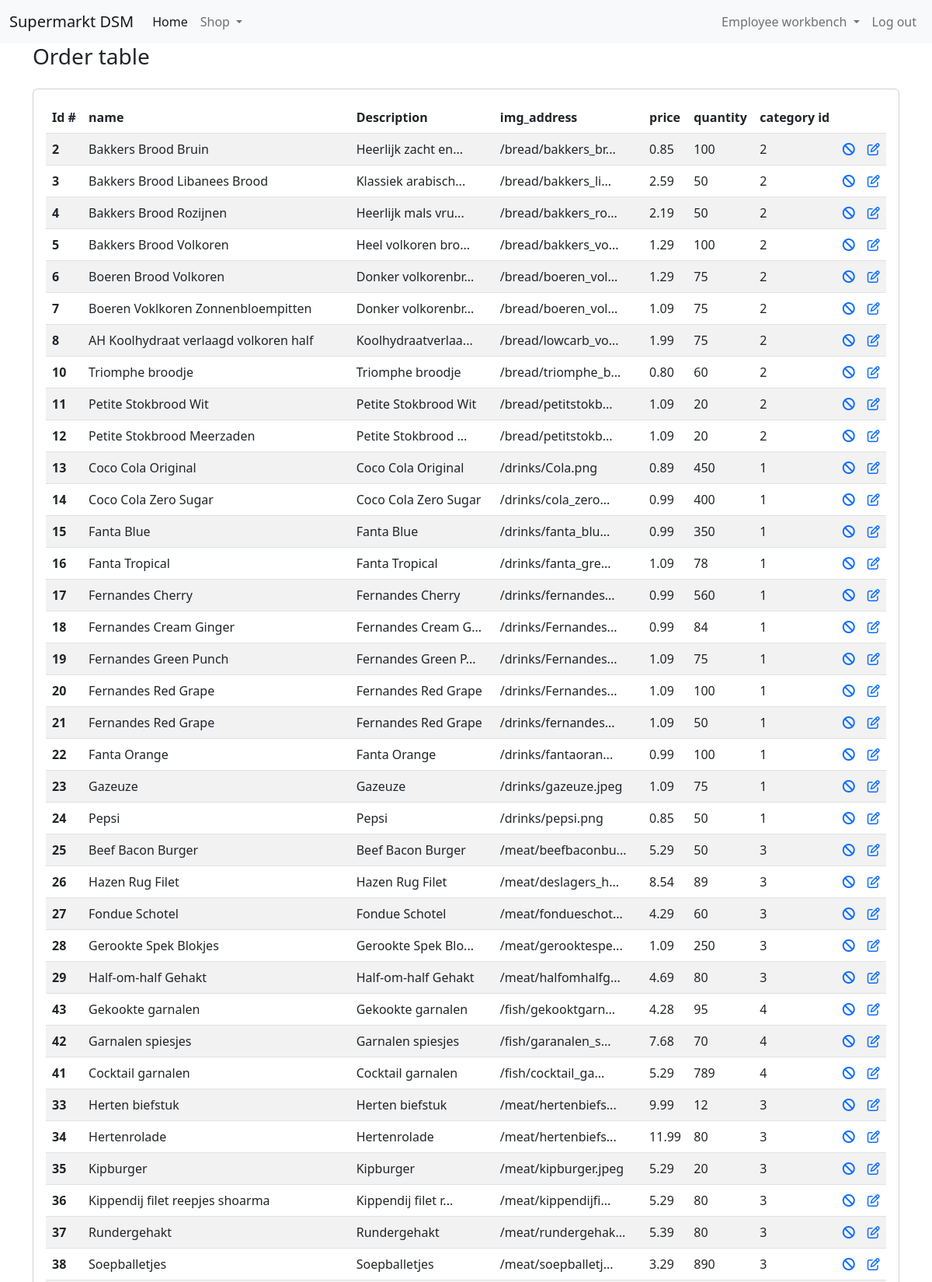
Page /index.php?content=pages/employee/products&user_id=82 (signed in, upper part) on the committed database.
### tables this page shows
CREATE TABLE IF NOT EXISTS `products` (
  `id` int(11) NOT NULL AUTO_INCREMENT,
  `name` varchar(255) NOT NULL,
  `description` text NOT NULL,
  `img_address` varchar(255) NOT NULL,
  `price` decimal(4,2) NOT NULL,
  `quantity` int(11) NOT NULL,
  `category_id` int(11) NOT NULL,
  PRIMARY KEY (`id`)
);

### api/ConnectDb.php (called while the page is built, shortened)
<?php
class ConnectDb
{
    private $servername = "localhost";
    private $username   = "root";
    private $password   = "";
    private $database   = "dsm-winkel";
    public function __construct()
    {
        $this->conn = new mysqli($this->servername, $this->username,$this->password,$this->database);
        if(mysqli_connect_error()) {
            trigger_error("Failed to connect to MySQL: " . mysqli_connect_error());
        }else{
            return $this->conn;
        }
    }
}

### api/ProductController.php (called while the page is built, shortened)
<?php
require_once './api/ConnectDb.php';
class ProductController
{
    private $conn;
    public function __construct()
    {
        $db = new connectDb();
        $this->conn = $db->conn;
    }
    public function getProducts()
    {
        $query = "SELECT * FROM products";
        $result = $this->conn->query($query);
        if ($result) {
            if ($result->num_rows > 0) {
                $data = array();
                while ($row = $result->fetch_assoc()) {
                    $data[] = $row;
                }
                return $data;
            } else {
                echo "No found records";
            }
        } else {
            echo "error in " . $query . "<br>" . $this->conn->error;
        }
    }
}

### components/pages/employee/products.php (the view, shortened to what this page needs)
<?php
$object = new ProductController();
$products = $object->getProducts();
?>
<div class="container">
    <div class="row">
        <div class="d-sm-flex align-items-center justify-content-between mb-4">
            <h1 class="h3 mb-0 text-gray-800">Order table</h1>
        </div>
        <div class="col-12">
            <div class="card">
                <div class="card-body">
                    <table class="table table-striped table-hover">
                        <thead>
                        <tr>
                            <th scope="col">Id #</th>
                            <th scope="col">name</th>
                            <th scope="col">Description</th>
                            <th scope="col">img_address</th>
                            <th scope="col">price</th>
                            <th scope="col">quantity</th>
                            <th scope="col">category id</th>
                            <th scope="col"></th>
                            <th scope="col"></th>
                        </tr>
                        </thead>
                        <tbody>
                        <?php
                        $products = $object->getProducts();
                        foreach ($products as $product) {
                            ?>
                            <tr>
                                <th scope="row"><?php echo $product['id'] ?></th>
                                <td><?php echo $product['name'] ?></td>
                                <td><?php echo mb_strimwidth($product['description'], 0, 20, "...")  ?></td>
                                <td><?php echo mb_strimwidth($product['img_address'], 0, 20, "...") ?></td>
                                <td><?php echo $product['price'] ?></td>
                                <td><?php echo $product['quantity'] ?></td>
                                <td><?php echo $product['category_id'] ?></td>
                                <td>
                                    <a href="?content=pages/employee/products&action=deleteProduct&id=<?php echo $product['id'] ?>">
                                        <i aria-hidden="true" class="fa fa-ban"></i>
                                    </a>
                                </td>
                                <td>
                                    <a href="/index.php?content=pages/employee/edit-product&id=<?php echo $product['id'] ?>">
                                        <i aria-hidden="true" class="fa fa-pencil-square-o"></i>
                                    </a>
                                </td>
                            </tr>
                        <?php } ?>
                        </tbody>
                    </table>
                </div>
            </div>
        </div>
    </div>
</div>

### rows in the picture
products: id "2", name "Bakkers Brood Bruin", description "Heerlijk zacht en...", img_address "/bread/bakkers_br...", price "0.85", quantity "100", category "2"
products: id "3", name "Bakkers Brood Libanees Brood", description "Klassiek arabisch...", img_address "/bread/bakkers_li...", price "2.59", quantity "50", category "2"
products: id "4", name "Bakkers Brood Rozijnen", description "Heerlijk mals vru...", img_address "/bread/bakkers_ro...", price "2.19", quantity "50", category "2"
products: id "5", name "Bakkers Brood Volkoren", description "Heel volkoren bro...", img_address "/bread/bakkers_vo...", price "1.29", quantity "100", category "2"
products: id "6", name "Boeren Brood Volkoren", description "Donker volkorenbr...", img_address "/bread/boeren_vol...", price "1.29", quantity "75", category "2"
products: id "7", name "Boeren Voklkoren Zonnenbloempitten", description "Donker volkorenbr...", img_address "/bread/boeren_vol...", price "1.09", quantity "75", category "2"
products: id "8", name "AH Koolhydraat verlaagd volkoren half", description "Koolhydraatverlaa...", img_address "/bread/lowcarb_vo...", price "1.99", quantity "75", category "2"
products: id "10", name "Triomphe broodje", description "Triomphe broodje", img_address "/bread/triomphe_b...", price "0.80", quantity "60", category "2"
products: id "11", name "Petite Stokbrood Wit", description "Petite Stokbrood Wit", img_address "/bread/petitstokb...", price "1.09", quantity "20", category "2"
products: id "12", name "Petite Stokbrood Meerzaden", description "Petite Stokbrood ...", img_address "/bread/petitstokb...", price "1.09", quantity "20", category "2"
products: id "13", name "Coco Cola Original", description "Coco Cola Original", img_address "/drinks/Cola.png", price "0.89", quantity "450", category "1"
products: id "14", name "Coco Cola Zero Sugar", description "Coco Cola Zero Sugar", img_address "/drinks/cola_zero...", price "0.99", quantity "400", category "1"
products: id "15", name "Fanta Blue", description "Fanta Blue", img_address "/drinks/fanta_blu...", price "0.99", quantity "350", category "1"
products: id "16", name "Fanta Tropical", description "Fanta Tropical", img_address "/drinks/fanta_gre...", price "1.09", quantity "78", category "1"
products: id "17", name "Fernandes Cherry", description "Fernandes Cherry", img_address "/drinks/fernandes...", price "0.99", quantity "560", category "1"
products: id "18", name "Fernandes Cream Ginger", description "Fernandes Cream G...", img_address "/drinks/Fernandes...", price "0.99", quantity "84", category "1"
products: id "19", name "Fernandes Green Punch", description "Fernandes Green P...", img_address "/drinks/Fernandes...", price "1.09", quantity "75", category "1"
products: id "20", name "Fernandes Red Grape", description "Fernandes Red Grape", img_address "/drinks/Fernandes...", price "1.09", quantity "100", category "1"
products: id "21", name "Fernandes Red Grape", description "Fernandes Red Grape", img_address "/drinks/fernandes...", price "1.09", quantity "50", category "1"
products: id "22", name "Fanta Orange", description "Fanta Orange", img_address "/drinks/fantaoran...", price "0.99", quantity "100", category "1"
products: id "23", name "Gazeuze", description "Gazeuze", img_address "/drinks/gazeuze.jpeg", price "1.09", quantity "75", category "1"
products: id "24", name "Pepsi", description "Pepsi", img_address "/drinks/pepsi.png", price "0.85", quantity "50", category "1"
products: id "25", name "Beef Bacon Burger", description "Beef Bacon Burger", img_address "/meat/beefbaconbu...", price "5.29", quantity "50", category "3"
products: id "26", name "Hazen Rug Filet", description "Hazen Rug Filet", img_address "/meat/deslagers_h...", price "8.54", quantity "89", category "3"
products: id "27", name "Fondue Schotel", description "Fondue Schotel", img_address "/meat/fondueschot...", price "4.29", quantity "60", category "3"
products: id "28", name "Gerookte Spek Blokjes", description "Gerookte Spek Blo...", img_address "/meat/gerooktespe...", price "1.09", quantity "250", category "3"
products: id "29", name "Half-om-half Gehakt", description "Half-om-half Gehakt", img_address "/meat/halfomhalfg...", price "4.69", quantity "80", category "3"
products: id "43", name "Gekookte garnalen", description "Gekookte garnalen", img_address "/fish/gekooktgarn...", price "4.28", quantity "95", category "4"
products: id "42", name "Garnalen spiesjes", description "Garnalen spiesjes", img_address "/fish/garanalen_s...", price "7.68", quantity "70", category "4"
products: id "41", name "Cocktail garnalen", description "Cocktail garnalen", img_address "/fish/cocktail_ga...", price "5.29", quantity "789", category "4"
products: id "33", name "Herten biefstuk", description "Herten biefstuk", img_address "/meat/hertenbiefs...", price "9.99", quantity "12", category "3"
products: id "34", name "Hertenrolade", description "Hertenrolade", img_address "/meat/hertenbiefs...", price "11.99", quantity "80", category "3"
products: id "35", name "Kipburger", description "Kipburger", img_address "/meat/kipburger.jpeg", price "5.29", quantity "20", category "3"
products: id "36", name "Kippendij filet reepjes shoarma", description "Kippendij filet r...", img_address "/meat/kippendijfi...", price "5.29", quantity "80", category "3"
products: id "37", name "Rundergehakt", description "Rundergehakt", img_address "/meat/rundergehak...", price "5.39", quantity "80", category "3"
products: id "38", name "Soepballetjes", description "Soepballetjes", img_address "/meat/soepballetj...", price "3.29", quantity "890", category "3"
